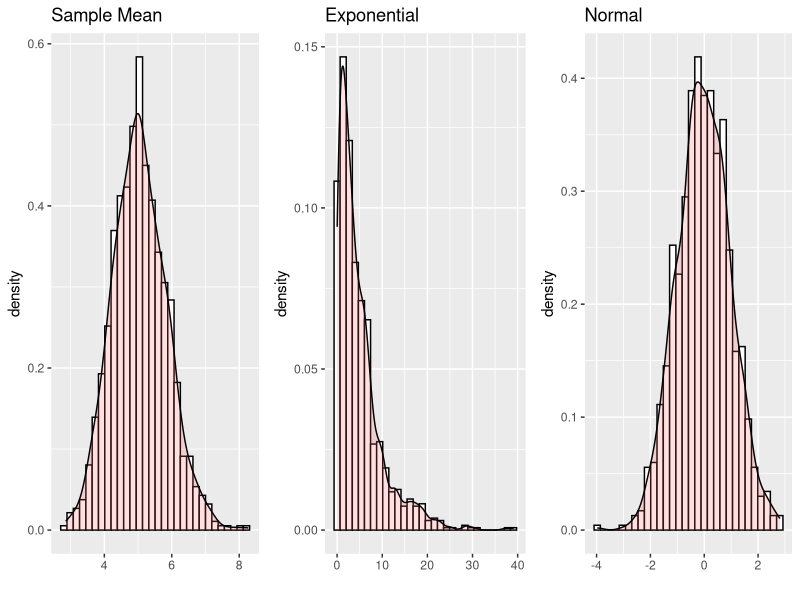

The R script that drew this image:
## ---- chunk 1
knitr::opts_chunk$set(echo = TRUE)
library(ggplot2)
library(gridExtra)
## ---- chunk 2
#Create matrix with dimensions 40 by 1000 filled with exponentialy 
#distributed data and find the mean for each simulation:
n<- 40
simulations <- 1000
lambda<-.2
mu<- apply(matrix(data =rexp(n*simulations, rate= lambda), 
                  nrow=n, ncol=simulations), 2, mean)
## ---- chunk 3
#Calculate sample mean versus theoretical mean:
smean<- mean(apply(matrix(data =rexp(n*1000, rate= lambda), 
                          nrow=n, ncol=simulations), 2, mean))
tmean<- 1/lambda
## ---- chunk 4
tmean 
## ---- chunk 5
smean 
## ---- chunk 6
#Calculate sample mean versus theoretical mean:
ssdt<- sd(apply(matrix(data =rexp(n*1000, rate= lambda), 
                       nrow=n, ncol=simulations), 2, mean))
tsdt<- (1/lambda)/sqrt(n)
## ---- chunk 7
tsdt
## ---- chunk 8
ssdt 
## ---- chunk 9
#create density histogram for sample means
g1<- ggplot(data=data.frame(mu), aes(mu))+
    geom_histogram(aes(y = ..density..), colour="black", fill="white") +
    geom_density(alpha = 0.2, fill = "#FF6666")+
    labs(title="Sample Mean", x="")

#create density histogram for distribution variable example:
expvar<- rexp(simulations, rate =.2)
g2<- ggplot(data=data.frame(expvar), aes(expvar))+
    geom_histogram(aes(y = ..density..), colour="black", fill="white")+
    geom_density(alpha = 0.2, fill = "#FF6666")+
    labs(title="Exponential", x="")

#create density histogram for normal distribution example:
randvar<- rnorm(simulations)
g3<- ggplot(data=data.frame(randvar), aes(randvar))+
    geom_histogram(aes(y = ..density..), colour="black", fill="white")+
    geom_density(alpha = 0.2, fill = "#FF6666")+ 
    labs(title="Normal", x="")

#arrange all three graphs on one page 
grid.arrange(g1, g2, g3, nrow = 1)
